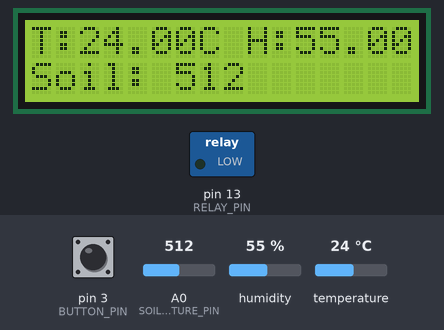
Simulated run of this program. Board: Arduino Uno, built with avr-gcc and run on an emulated ATmega328P. Shown: 16×2 character LCD, switched loads named in the program (green lamp = pin HIGH). Inputs (shaded band) come from the test bench; at power-on: A0 (SOIL_MOISTURE_PIN) = 512, pin 3 (BUTTON_PIN) HIGH, humidity 55 %, temperature 24 °C. What the program prints to the serial monitor is not drawn.

Above: at 1.2 s.
1.3 s: A0 (SOIL_MOISTURE_PIN) set to 590
At 3.4 s:
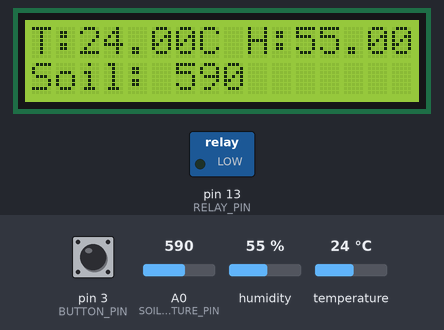
3.8 s: A0 (SOIL_MOISTURE_PIN) set to 611
At 5.8 s:
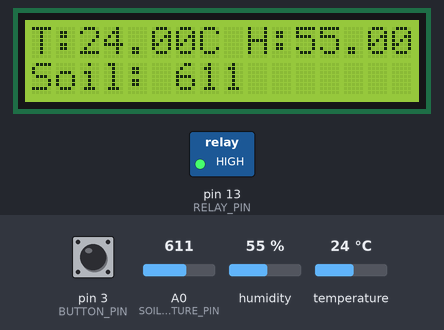
6.1 s: pin 3 (BUTTON_PIN) pulled LOW for 1.35 s
At 7.3 s:
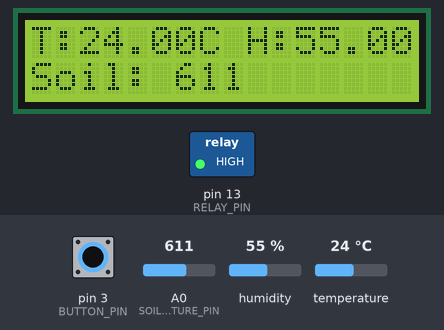
10.4 s: pin 3 (BUTTON_PIN) pulsed LOW 5 times (0.12 s each, 0.3 s apart)
At 10.85 s:
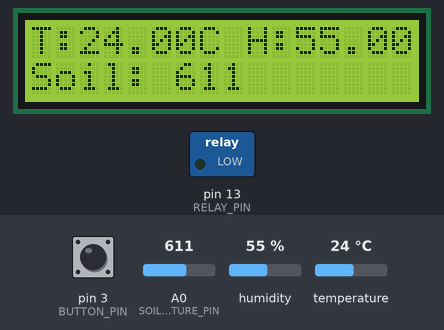
Timing chart, 0 to 13.4 s (numbered marks = the images above; inputs shaded):
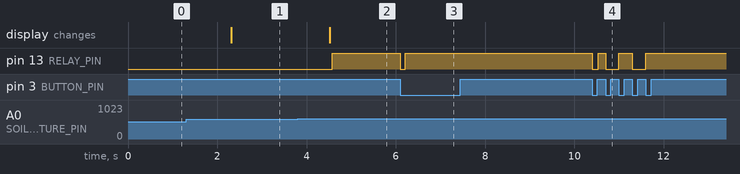

Measured:
- the behaviour switches between 600 and 601 on A0 (SOIL_MOISTURE_PIN) (found by bisection; images 1 and 2)
- after the input at 1.3 s, the display: changes after 1.0 s (image 1)
- after the input at 3.8 s, pin 13 (RELAY_PIN): LOW → HIGH after 0.78 s; the display: changes after 0.72 s (image 2)
- after the input at 6.1 s, pin 13 (RELAY_PIN): HIGH → LOW at once, → HIGH 0.12 s later
- after the input at 10.4 s, pin 13 (RELAY_PIN): goes LOW 0.14 s, HIGH 0.16 s, LOW 0.30 s, HIGH 0.30 s, LOW 0.30 s, then HIGH, starting at once

The program:

main.cpp
```cpp
#include <Arduino.h>
#include "SensorModule.h"
#include "RelayModule.h"
#include "LCDModule.h"
#include "UARTModule.h"
#include <ArduinoJson.h>
#include <string.h>
#include <Ticker.h>

#define DHT_PIN 8
#define DHT_TYPE DHT11
#define SOIL_MOISTURE_PIN A0
#define RELAY_PIN 13
#define BUTTON_PIN 3
#define RX_PIN 10
#define TX_PIN 11
#define LCD_ADDRESS 0x27
#define LCD_COLUMNS 16
#define LCD_ROWS 2

SensorModule sensor(DHT_PIN, DHT_TYPE, SOIL_MOISTURE_PIN);
RelayModule relay(RELAY_PIN);
LCDModule lcd(LCD_ADDRESS, LCD_COLUMNS, LCD_ROWS);
UARTModule uart(RX_PIN, TX_PIN);

volatile bool buttonPressed = false;
unsigned long lastDebounceTime = 0;
const unsigned long debounceDelay = 50;        // 50ms debounce delay
bool lastButtonState = HIGH;                   // Lưu trạng thái trước đó của nút nhấn
unsigned long timeBeginWatering = 0;           // Thời gian bắt đầu tưới
const unsigned long timeWatering = 10 * 60000; // Thời gian tưới (10 phút)
bool isWatering = false;                       // Trạng thái tưới nước

void handleButtonPress();
void updateRelayStatus();

void setup()
{
  Serial.begin(9600);
  uart.begin(9600);
  sensor.begin();
  relay.begin();
  lcd.begin();

  pinMode(BUTTON_PIN, INPUT_PULLUP);
  attachInterrupt(digitalPinToInterrupt(BUTTON_PIN), handleButtonPress, CHANGE);
}

void loop()
{

  String signal;
  if (uart.receive(signal))
  {
    int control = signal.toInt();
    relay.setState(control);
    Serial.println(relay.getState() ? "ON" : "OFF");
    isWatering = control;
  }

  // Nếu đang tưới nước, kiểm tra nếu đã hết thời gian tưới
  if (isWatering)
  {
    unsigned long currentTime = millis();
    if (currentTime - timeBeginWatering >= timeWatering)
    {
      // Dừng tưới nước
      relay.setState(false);
      isWatering = false;
      Serial.println("Watering completed.");
      updateRelayStatus();
    }
    // Không kiểm tra độ ẩm khi đang tưới nước
    return;
  }

  // Đọc giá trị cảm biến
  sensor.readSensors();
  float temperature = sensor.getTemperature();
  float humidity = sensor.getHumidity();
  int soilMoisture = sensor.getSoilMoisture();

  // Kiểm tra dữ liệu cảm biến DHT11
  if (isnan(temperature) || isnan(humidity))
  {
    lcd.displayMessage("DHT11 Error");
    Serial.println("DHT11 Error: Invalid data");
  }
  else
  {
    lcd.displayData(temperature, humidity, soilMoisture);

    // Tạo và gửi dữ liệu JSON qua UART
    JsonDocument doc;
    doc["temperature"] = temperature;
    doc["humidity"] = humidity;
    doc["soil_moisture"] = soilMoisture;
    String json;
    serializeJson(doc, json);
    uart.send(json);
  }

  // Điều khiển relay dựa trên độ ẩm đất
  if (soilMoisture > 600)
  {
    relay.setState(true);
    timeBeginWatering = millis(); // Ghi lại thời gian bắt đầu tưới
    isWatering = true;            // Đánh dấu trạng thái tưới nước
    Serial.println("Watering started.");
    updateRelayStatus();
  }

  // Đợi trước khi lặp lại
  delay(1000);
}

void handleButtonPress()
{
  unsigned long currentTime = millis();
  bool buttonState = digitalRead(BUTTON_PIN);

  // Chỉ xử lý khi có sự thay đổi trạng thái nút nhấn
  if (buttonState != lastButtonState && (currentTime - lastDebounceTime) > debounceDelay)
  {
    lastDebounceTime = currentTime;

    if (buttonState == LOW)
    {
      relay.toggle();
      Serial.print("Relay State: ");
      Serial.println(relay.getState() ? "ON" : "OFF");
      isWatering = relay.getState();
      updateRelayStatus();
    }
  }

  lastButtonState = buttonState; // Cập nhật trạng thái nút nhấn
}

void updateRelayStatus()
{
  JsonDocument doc;
  doc["relay_status"] = relay.getState() ? "ON" : "OFF";
  String data;
  serializeJson(doc, data);
  uart.send(data);
  Serial.println(data);
}
```

RelayModule.cpp
```cpp
  #include "RelayModule.h"
  #include <Arduino.h>

  RelayModule::RelayModule(int relayPin) : relayPin(relayPin), relayState(false) {}

  void RelayModule::begin() {
    pinMode(relayPin, OUTPUT);
    digitalWrite(relayPin, LOW);
  }

  void RelayModule::toggle() {
    relayState = !relayState;
    digitalWrite(relayPin, relayState ? HIGH : LOW);
  }

  void RelayModule::setState(bool state) {
    relayState = state;
    digitalWrite(relayPin, relayState ? HIGH : LOW);
  }

  bool RelayModule::getState() {
    return relayState;
  }
```

RelayModule.h
```cpp
#ifndef RELAY_MODULE_H
#define RELAY_MODULE_H

class RelayModule {
  private:
    int relayPin;
    bool relayState;

  public:
    RelayModule(int relayPin);
    void begin();
    void toggle();
    void setState(bool state);
    bool getState();
};

#endif
```

SensorModule.cpp
```cpp
#include "SensorModule.h"

SensorModule::SensorModule(int dhtPin, int dhtType, int soilMoisturePin) {
  dht = new DHT(dhtPin, dhtType);
  this->soilMoisturePin = soilMoisturePin;
}

void SensorModule::begin() {
  dht->begin();
}

void SensorModule::readSensors() {
  temperature = dht->readTemperature();
  humidity = dht->readHumidity();
  soilMoisture = analogRead(soilMoisturePin);
}

float SensorModule::getTemperature() {
  return temperature;
}

float SensorModule::getHumidity() {
  return humidity;
}

int SensorModule::getSoilMoisture() {
  return soilMoisture;
}
```

SensorModule.h
```cpp
#ifndef SENSOR_MODULE_H
#define SENSOR_MODULE_H

#include <DHT.h>

class SensorModule {
  private:
    DHT* dht;
    int soilMoisturePin;
    float temperature;
    float humidity;
    int soilMoisture;

  public:
    SensorModule(int dhtPin, int dhtType, int soilMoisturePin);
    void begin();
    void readSensors();
    float getTemperature();
    float getHumidity();
    int getSoilMoisture();
};

#endif
```

UARTModule.cpp
```cpp
#include "UARTModule.h"

UARTModule::UARTModule(int rxPin, int txPin) {
  mySerial = new SoftwareSerial(rxPin, txPin);
}

void UARTModule::begin(long baudRate) {
  mySerial->begin(baudRate);
}

void UARTModule::send(String message) {
  mySerial->println(message);
}

bool UARTModule::receive(String &signal) {
  if (mySerial->available()) {
    signal = mySerial->readStringUntil('\n');
    return true;
  }
  return false;
}
```

UARTModule.h
```cpp
#ifndef UART_MODULE_H
#define UART_MODULE_H

#include <SoftwareSerial.h>

class UARTModule {
  private:
    SoftwareSerial* mySerial;

  public:
    UARTModule(int rxPin, int txPin);
    void begin(long baudRate);
    void send(String message);
    bool receive(String &signal);
};

#endif
```

LCDModule.cpp
```cpp
#include "LCDModule.h"
#include <Wire.h>

LCDModule::LCDModule(uint8_t address, uint8_t columns, uint8_t rows) : lcd(address, columns, rows) {}

void LCDModule::begin() {
  lcd.init();
  lcd.backlight();
}

void LCDModule::displayData(float temperature, float humidity, int soilMoisture) {
  lcd.clear();
  lcd.setCursor(0, 0);
  lcd.print("T:");
  lcd.print(temperature);
  lcd.print("C ");
  lcd.print("H:");
  lcd.print(humidity);
  lcd.print("%");
  lcd.setCursor(0, 1);
  lcd.print("Soil: ");
  lcd.print(soilMoisture);
}


void LCDModule::displayMessage(const char* message) {
  lcd.clear();
  lcd.setCursor(0, 0);
  lcd.print(message);
}
```

LCDModule.h
```cpp
#ifndef LCD_MODULE_H
#define LCD_MODULE_H

#include <LiquidCrystal_I2C.h>

class LCDModule {
  private:
    LiquidCrystal_I2C lcd;

  public:
    LCDModule(uint8_t address, uint8_t columns, uint8_t rows);
    void begin();
    void displayData(float temperature, float humidity, int soilMoisture);
    void displayMessage(const char *message);
};

#endif
```
